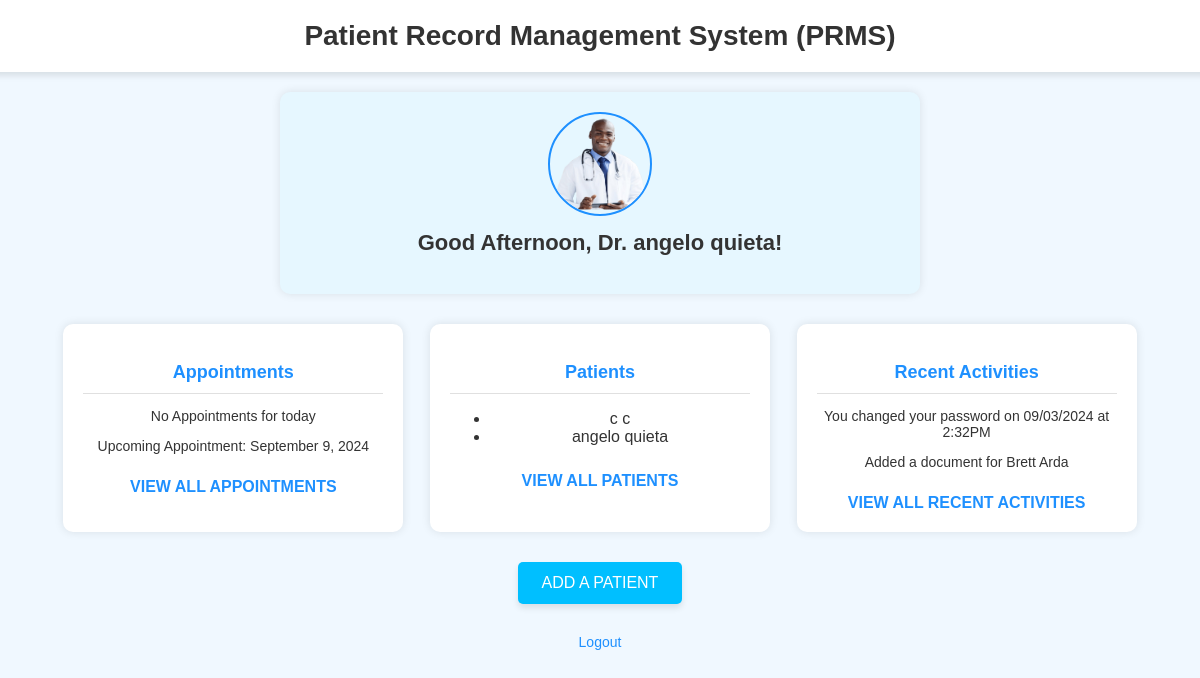
The app's page /home/ (signed in), older data.
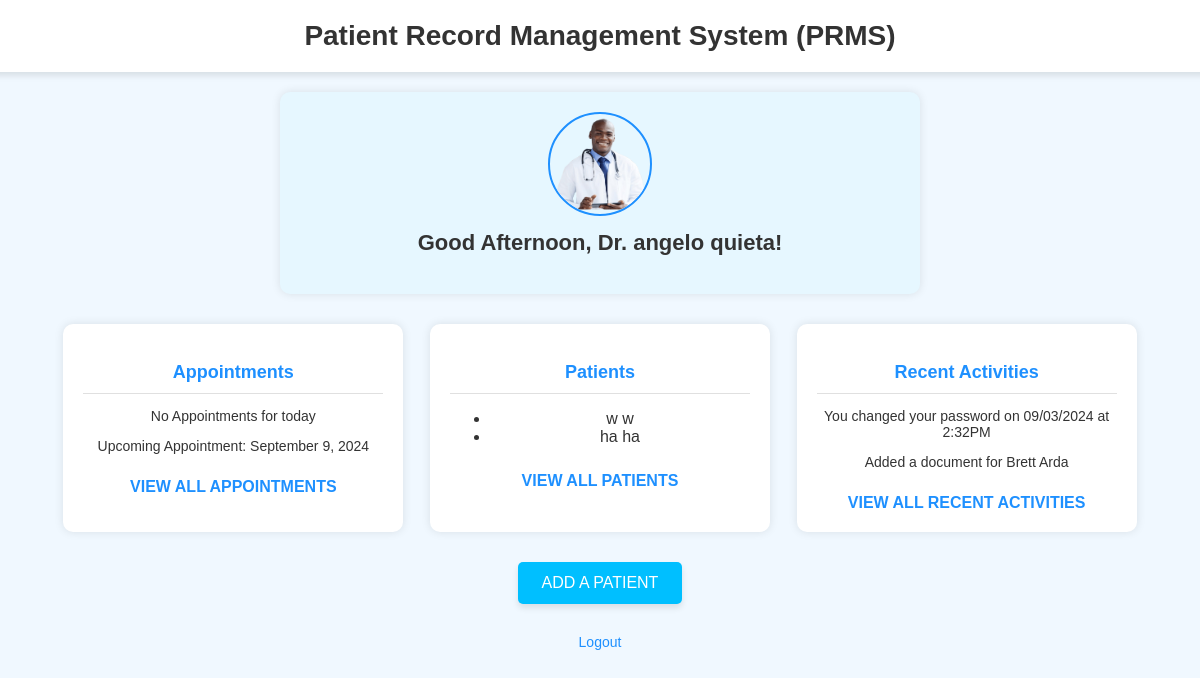
The same page, newer data.
### doctor/models.py (models this page shows, shortened)
class Doctor(models.Model):
    username = models.CharField(max_length=100, unique=True)
    password = models.CharField(max_length=100)
    email = models.EmailField(unique=True)
    first_name = models.CharField(max_length=50)
    middle_name = models.CharField(max_length=50, blank=True, null=True)
    last_name = models.CharField(max_length=50)
    birthday = models.DateField(null=True, blank=True)
    gender = models.CharField(max_length=10, null=True, blank=True)
    specialization = models.CharField(max_length=100)

class Patient(models.Model):
    doctor = models.ForeignKey(Doctor, on_delete=models.CASCADE, related_name='patients')
    first_name = models.CharField(max_length=50)
    last_name = models.CharField(max_length=50)
    age = models.IntegerField()
    sex = models.CharField(max_length=10, default="Unknown")
    contact_information = models.CharField(max_length=50, default="Not Provided")
    medical_history = models.TextField()
    created_at = models.DateTimeField(default=timezone.now)

### doctor/views.py (the view)
# urls.py: path('home/', views.doctor_home_view, name='home'),
def doctor_home_view(request):
    doctor_id = request.session.get('doctor_id')
    if doctor_id is None:
        return redirect('login')
    doctor = get_object_or_404(Doctor, id=doctor_id)
    patients = doctor.patients.all().order_by('-created_at')
    return render(request, 'home.html', {'doctor': doctor, 'patients': patients})

### doctor/templates/home.html (shortened to what this page needs)
{% load static %}
<!DOCTYPE html>
<html lang="en">
<head>
    <link rel="stylesheet" href="{% static 'home.css' %}">
</head>
<body>
    <header>
        <h1>Patient Record Management System (PRMS)</h1>
    </header>
    <section class="profile-section">
        <img src="{% static 'images/profile-placeholder.png' %}" alt="Profile Picture" class="profile-picture">
        <h2>Good Afternoon, Dr. {{ doctor.first_name }} {{ doctor.last_name }}!</h2>
    </section>
    <main class="content-container">
        <article class="card appointments-card">
            <h3>Appointments</h3>
            <p>No Appointments for today</p>
            <p>Upcoming Appointment: September 9, 2024</p>
            <a href="{% url 'appointments' %}" class="view-link">VIEW ALL APPOINTMENTS</a>
        </article>
        <article class="card patients-card">
            <h3>Patients</h3>
            <ul>
                {% for patient in patients|slice:":4" %}
                    <li>{{ patient.first_name }} {{ patient.last_name }}</li>
                {% empty %}
                    <p>No Patients Found.</p>
                {% endfor %}
            </ul>
            <a href="{% url 'patients' %}" class="view-link">VIEW ALL PATIENTS</a>
        </article>
        <article class="card activities-card">
            <h3>Recent Activities</h3>
            <p>You changed your password on 09/03/2024 at 2:32PM</p>
            <p>Added a document for Brett Arda</p>
            <a href="{% url 'activities' %}" class="view-link">VIEW ALL RECENT ACTIVITIES</a>
        </article>
    </main>
    <div class="add-button-container">
        <a href="{% url 'add_patient' %}" class="add-patient-btn">ADD A PATIENT</a>
    </div>
    <footer>
        <a href="{% url 'logout' %}" class="logout-link">Logout</a>
    </footer>
</body>
</html>

### doctor/static/home.css (style rules this page uses)
body { font-family: Arial, sans-serif; margin: 0; padding: 0; display: flex; flex-direction: column; align-items: center; background-color: #f0f8ff; color: #333; }
header { width: 100%; padding: 20px; background-color: #ffffff; box-shadow: 0 4px 6px rgba(0, 0, 0, 0.1); text-align: center; }
header h1 { margin: 0; font-size: 28px; color: #333; }
.profile-section { text-align: center; margin-top: 20px; padding: 20px; background-color: #e6f7ff; border-radius: 10px; box-shadow: 0px 0px 10px rgba(0, 0, 0, 0.1); width: 90%; max-width: 600px; }
.profile-section img { border-radius: 50%; width: 100px; height: 100px; border: 2px solid #1e90ff; }
.profile-section h2 { margin-top: 10px; font-size: 22px; color: #333; }
.content-container { display: flex; justify-content: space-around; flex-wrap: wrap; width: 90%; max-width: 1200px; margin-top: 30px; gap: 20px; }
.card { background-color: #ffffff; padding: 20px; border-radius: 10px; box-shadow: 0px 0px 10px rgba(0, 0, 0, 0.1); width: 30%; max-width: 300px; text-align: center; }
.card h3 { color: #1e90ff; font-size: 18px; margin-bottom: 10px; border-bottom: 1px solid #e0e0e0; padding-bottom: 10px; }
.card p { font-size: 14px; color: #333; }
.card a.view-link { display: inline-block; margin-top: 10px; color: #1e90ff; font-weight: bold; text-decoration: none; }
.add-button-container { text-align: center; margin-top: 30px; }
.add-patient-btn { display: inline-block; padding: 12px 24px; background-color: #00bfff; color: #ffffff; border: none; border-radius: 5px; font-size: 16px; cursor: pointer; text-align: center; box-shadow: 0px 4px 6px rgba(0, 0, 0, 0.1); text-decoration: none; }
footer { margin-top: 30px; font-size: 14px; color: #666; text-align: center; }
footer a.logout-link { color: #1e90ff; text-decoration: none; }

Row changes from the older to the newer data that the page shows:
removed Patient: first_name "c", last_name "c"
removed Patient: first_name "angelo", last_name "quieta"
added Patient: first_name "w", last_name "w"
added Patient: first_name "ha", last_name "ha"
